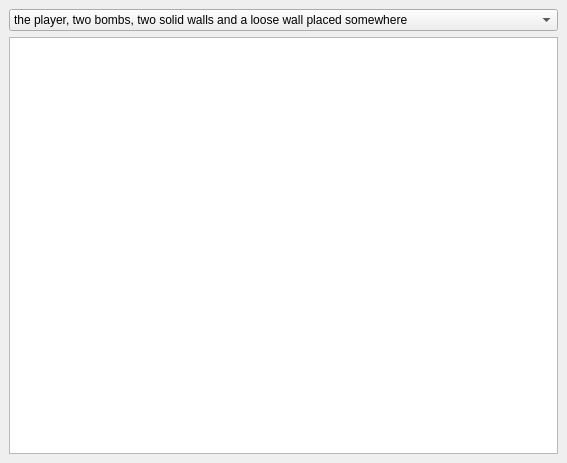
<?xml version="1.0" encoding="UTF-8"?>
<ui version="4.0">
 <class>GraphicTestWindow</class>
 <widget class="QMainWindow" name="GraphicTestWindow">
  <property name="geometry">
   <rect>
    <x>0</x>
    <y>0</y>
    <width>567</width>
    <height>463</height>
   </rect>
  </property>
  <property name="windowTitle">
   <string>Grapic Tester</string>
  </property>
  <widget class="QWidget" name="centralwidget">
   <layout class="QGridLayout" name="gridLayout">
    <item row="1" column="0">
     <widget class="QGraphicsView" name="graphicsView">
      <property name="focusPolicy">
       <enum>Qt::NoFocus</enum>
      </property>
      <property name="renderHints">
       <set>QPainter::Antialiasing</set>
      </property>
     </widget>
    </item>
    <item row="0" column="0">
     <widget class="QComboBox" name="comboBox">
      <item>
       <property name="text">
        <string>the player, two bombs, two solid walls and a loose wall placed somewhere</string>
       </property>
      </item>
      <item>
       <property name="text">
        <string>three human players and four computer enemies</string>
       </property>
      </item>
      <item>
       <property name="text">
        <string>one power up</string>
       </property>
      </item>
      <item>
       <property name="text">
        <string>exploded bomb</string>
       </property>
      </item>
     </widget>
    </item>
   </layout>
  </widget>
 </widget>
 <resources/>
 <connections/>
</ui>
